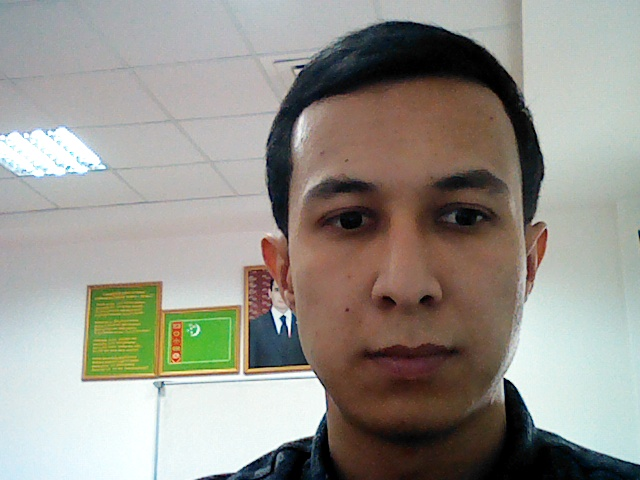
#> input picture KnownFaces/1.jpg, 640 x 480 px; its folder holds only this picture in this run
$ python Train.py
#> lines starting #> are read from the running program, lines starting #| are printed output that depends on the picture
# !/usr/bin/python
# -*- coding: utf-8 -*-
# Импортируем необходимые модули

import cv2, os
import numpy as np
from PIL import Image

# Для детектирования лиц используем каскады Хаара
cascadePath = "/home/asus/PycharmProjects/FaceDetect/venv/lib/python3.8/site-packages/cv2/data/haarcascade_frontalface_default.xml"
faceCascade = cv2.CascadeClassifier(cascadePath)

# Для распознавания используем локальные бинарные шаблоны
recognizer = cv2.face.LBPHFaceRecognizer_create(1, 8, 8, 8, 123)


def get_images(path):
    # Ищем все фотографии и записываем их в image_paths
#> called with path = '../KnownFaces'
    image_paths = [os.path.join(path, f) for f in os.listdir(path) if not f.endswith('.happy')]

    images = []
    labels = []

    for image_path in image_paths:
        # Переводим изображение в черно-белый формат и приводим его к формату массива
        gray = Image.open(image_path).convert('L')
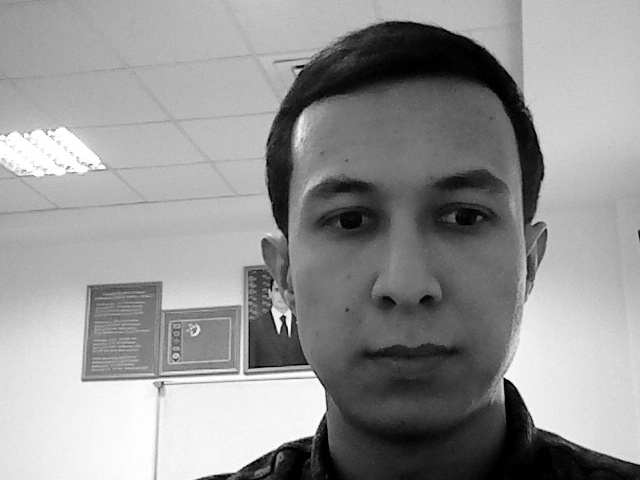
#> gray: PIL image 640x480 L; min 0, max 255, mean 148.4
        image = np.array(gray, 'uint8')
        # Из каждого имени файла извлекаем номер человека, изображенного на фото
        subject_number = int(os.path.split(image_path)[1].split(".")[0].replace("subject", ""))

        # Определяем области где есть лица
        faces = faceCascade.detectMultiScale(image, scaleFactor=1.1, minNeighbors=5, minSize=(30, 30))
#> faces = [[251, 94, 315, 315]]
        # Если лицо нашлось добавляем его в список images, а соответствующий ему номер в список labels
        for (x, y, w, h) in faces:
            images.append(image[y: y + h, x: x + w])
            labels.append(subject_number)
            # В окне показываем изображение
            cv2.imshow("", image[y: y + h, x: x + w])
            cv2.waitKey(50)
#> this loop made 1 pass
#> pass 1, in get_images, `cv2.imshow("", image[y: y + h, x: x + w])`:
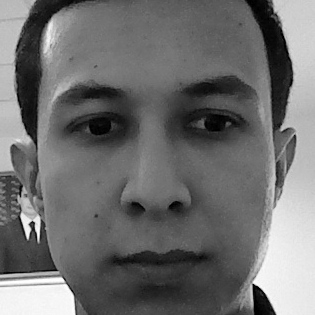
#> window '': shape (315, 315); min 0, max 255, mean 110.3
#> after the loop, images = 1 item; labels = [1]
    return images, labels


# Путь к фотографиям
path = '../KnownFaces'
# Получаем лица и соответствующие им номера
images, labels = get_images(path)
#> images = 1 item; labels = [1]
cv2.destroyAllWindows()

# Обучаем программу распознавать лица
recognizer.train(images, np.array(labels))

# Создаем список фотографий для распознавания
image_paths = [os.path.join(path, f) for f in os.listdir(path) if f.endswith('.happy')]

for image_path in image_paths:
    # Ищем лица на фотографиях
    gray = Image.open(image_path).convert('L')
    image = np.array(gray, 'uint8')
    faces = faceCascade.detectMultiScale(image, scaleFactor=1.1, minNeighbors=5, minSize=(30, 30))

    for (x, y, w, h) in faces:
        # Если лица найдены, пытаемся распознать их
        # Функция  recognizer.predict в случае успешного расознавания возвращает номер и параметр confidence,
        # этот параметр указывает на уверенность алгоритма, что это именно тот человек, чем он меньше, тем больше уверенность
        number_predicted, conf = recognizer.predict(image[y: y + h, x: x + w])

        # Извлекаем настоящий номер человека на фото и сравниваем с тем, что выдал алгоритм
        number_actual = int(os.path.split(image_path)[1].split(".")[0].replace("subject", ""))

        if number_actual == number_predicted:
            print( "{} is Correctly Recognized with confidence {}".format(number_actual, conf))
        else:
            print("{} is Incorrect Recognized as {}".format(number_actual, number_predicted))
        cv2.imshow("Recognizing Face", image[y: y + h, x: x + w])
        cv2.waitKey(1000)

$ run again, on KnownFaces/2.jpg
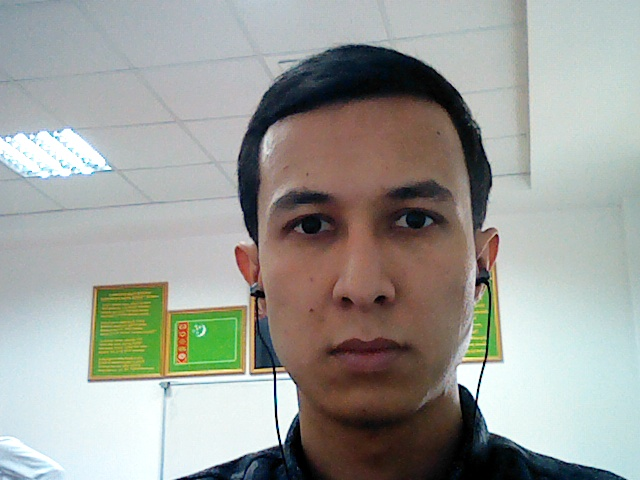
#> input picture KnownFaces/2.jpg, 640 x 480 px
#> in get_images, `gray = Image.open(image_path).convert('L')`:
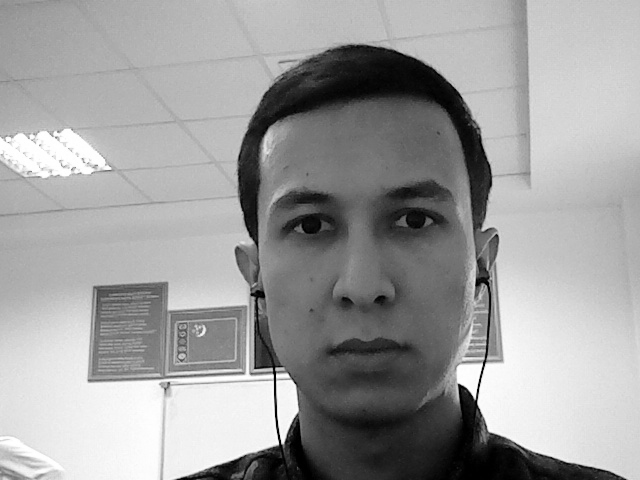
#> gray: PIL image 640x480 L; min 0, max 255, mean 157.7
#> faces = [[218, 112, 289, 289]]
#> the loop in get_images, `for (x, y, w, h) in faces:` made 1 pass
#> pass 1, in get_images, `cv2.imshow("", image[y: y + h, x: x + w])`:
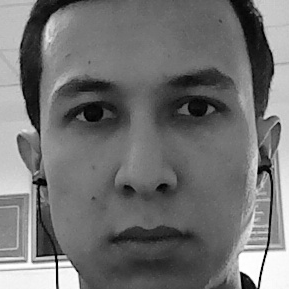
#> window '': shape (289, 289); min 0, max 255, mean 113.3
#> after the loop in get_images, `for (x, y, w, h) in faces:`: images = 1 item; labels = [2]
#> `images, labels = get_images(path)`: images = 1 item; labels = [2]

$ run again, on KnownFaces/3.jpg
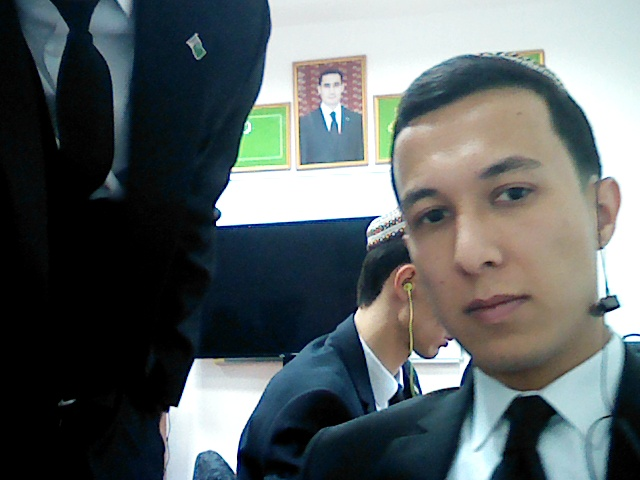
#> input picture KnownFaces/3.jpg, 640 x 480 px
#> in get_images, `gray = Image.open(image_path).convert('L')`:
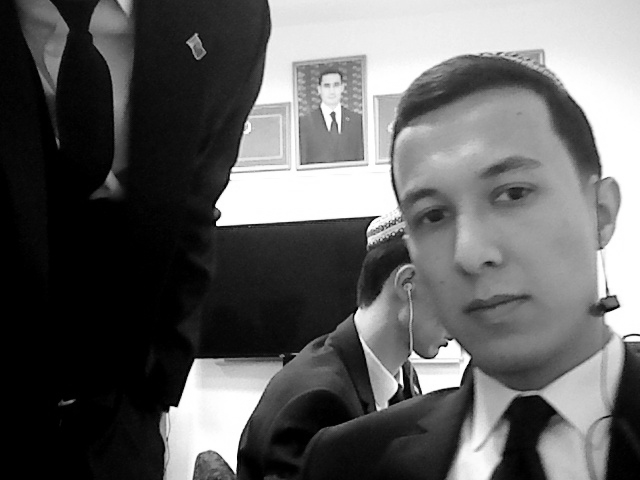
#> gray: PIL image 640x480 L; min 0, max 255, mean 97.6
#> faces = [[315, 73, 33, 33]]
#> the loop in get_images, `for (x, y, w, h) in faces:` made 1 pass
#> pass 1, in get_images, `cv2.imshow("", image[y: y + h, x: x + w])`:
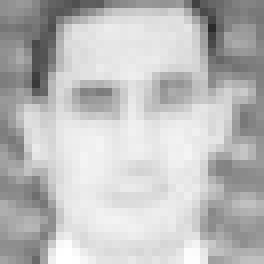
#> window '': shape (33, 33) (shown 8 times larger); min 42, max 255, mean 189.1
#> after the loop in get_images, `for (x, y, w, h) in faces:`: images = 1 item; labels = [3]
#> `images, labels = get_images(path)`: images = 1 item; labels = [3]

$ run again, on KnownFaces/4.jpg
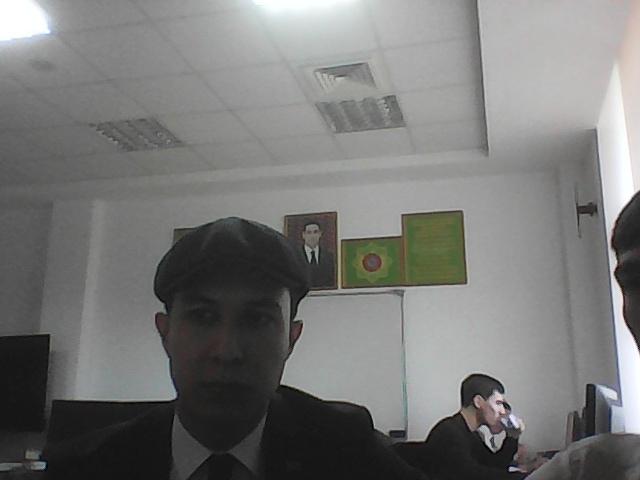
#> input picture KnownFaces/4.jpg, 640 x 480 px
#> in get_images, `gray = Image.open(image_path).convert('L')`:
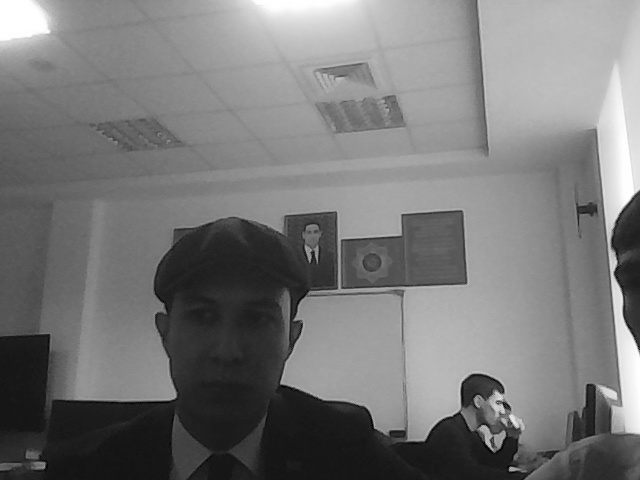
#> gray: PIL image 640x480 L; min 0, max 255, mean 119.7
#> faces = [[164, 265, 127, 127]]
#> the loop in get_images, `for (x, y, w, h) in faces:` made 1 pass
#> pass 1, in get_images, `cv2.imshow("", image[y: y + h, x: x + w])`:
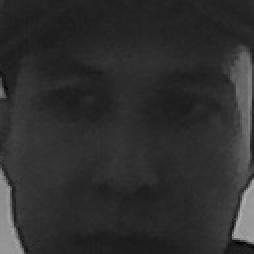
#> window '': shape (127, 127) (shown 2 times larger); min 1, max 180, mean 46.3
#> after the loop in get_images, `for (x, y, w, h) in faces:`: images = 1 item; labels = [4]
#> `images, labels = get_images(path)`: images = 1 item; labels = [4]

$ run again, on KnownFaces/11.jpg
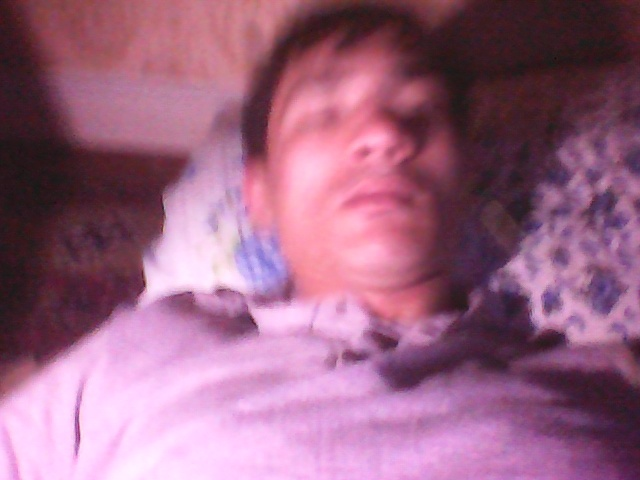
#> input picture KnownFaces/11.jpg, 640 x 480 px
#> in get_images, `gray = Image.open(image_path).convert('L')`:
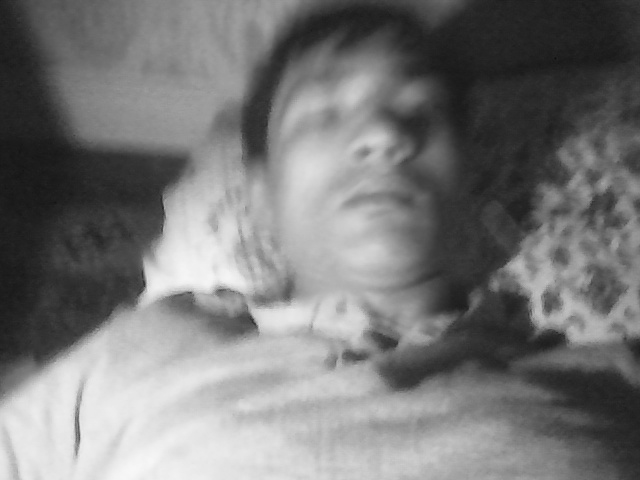
#> gray: PIL image 640x480 L; min 13, max 248, mean 119.9
#> faces = [[258, 39, 223, 223]]
#> the loop in get_images, `for (x, y, w, h) in faces:` made 1 pass
#> pass 1, in get_images, `cv2.imshow("", image[y: y + h, x: x + w])`:
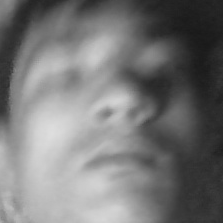
#> window '': shape (223, 223); min 25, max 222, mean 118.5
#> after the loop in get_images, `for (x, y, w, h) in faces:`: images = 1 item; labels = [11]
#> `images, labels = get_images(path)`: images = 1 item; labels = [11]
